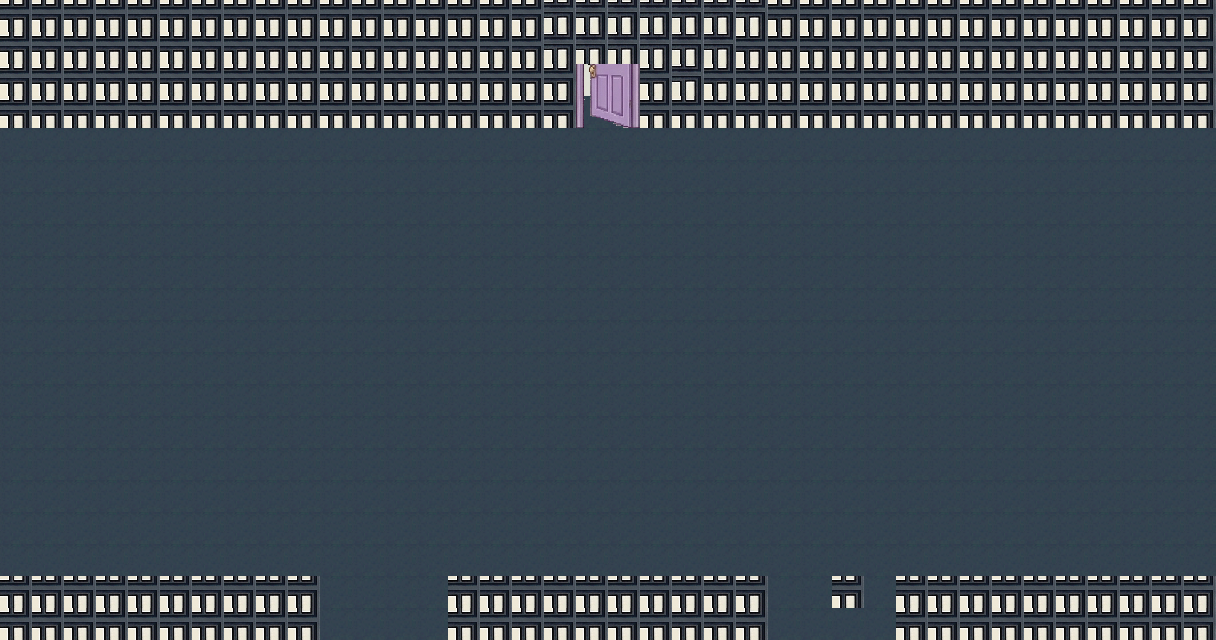

A 2D game scene composited from a Tiled map and its tileset images. What follows is a short description and the map's XML, with each tile layer's data collapsed to a summary:
An orthogonal 38x20 tile map with 32x32 px tiles, 5 tile layers (fondo, pared, ventana, puertas y banco, ...).

<map version="1.10" tiledversion="1.11.2" orientation="orthogonal" renderorder="right-down" width="38" height="20" tilewidth="32" tileheight="32" infinite="0" nextlayerid="6" nextobjectid="1">
 <editorsettings>
  <export target="../images/pasillo.json" format="json" />
 </editorsettings>
 <tileset firstgid="1" source="../images/tilesinterior.tsx" />
 <layer id="1" name="fondo" width="38" height="20">
  <data>[760 cells, 760 non-empty, 2 distinct tile ids]</data>
 </layer>
 <layer id="2" name="pared" width="38" height="20">
  <data>[760 cells, 152 non-empty, 10 distinct tile ids]</data>
 </layer>
 <layer id="3" name="ventana" width="38" height="20">
  <data>[760 cells, 52 non-empty, 26 distinct tile ids]</data>
 </layer>
 <layer id="4" name="puertas y banco" width="38" height="20">
  <data>[760 cells, 141 non-empty, 37 distinct tile ids]</data>
 </layer>
 <layer id="5" name="colisones" width="38" height="20">
  <data>[760 cells, 209 non-empty, 2 distinct tile ids]</data>
 </layer>
</map>
